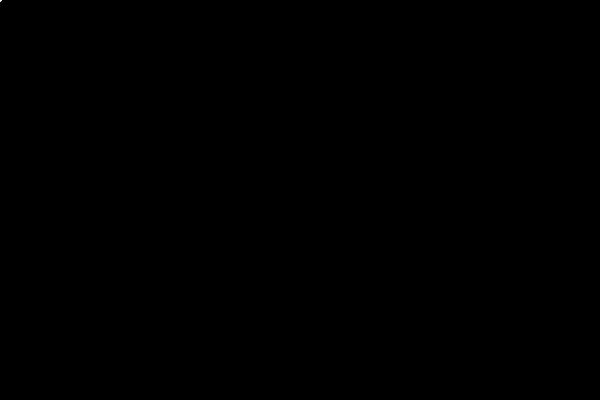
Frame 1 (no input)
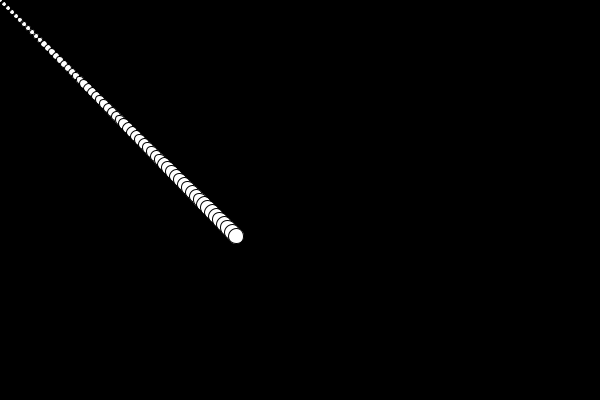
Frame 60 (the mouse pressed at the canvas centre just before this capture)
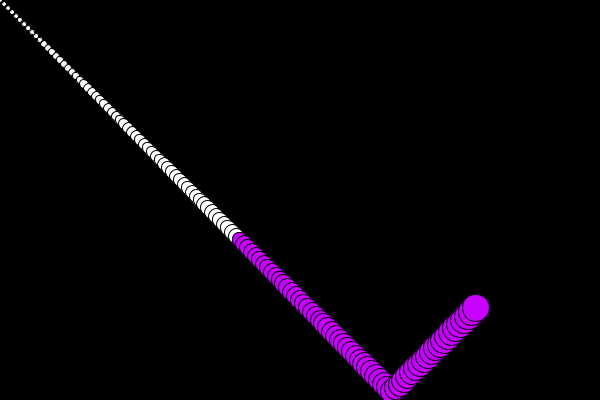
Frame 120 (the mouse held since frame 60 and released just before this capture)

The Processing sketch that drew these frames (run headless with seeded random() and noise(); from frame 60 on, the mouse is pressed at the canvas centre):

// Processing sketch: SussexDownsDay1
// ── SussexDownsDay1.pde

float xPosition = 0;
float xSpeed = 4;
float yPosition = 0; 
float ySpeed = 4; 

float radius = 2; 

void setup() { 

  size(600, 400);
background(0, 0, 0);
}

void draw() { 

  
  if(mousePressed) { 
    fill(200,0,255); 
  } else {
    fill(255); 
  }
  //background(0, 0, 0);
  //draw a circle at the mouse position
  ellipse(xPosition, yPosition, radius*2, radius*2);
  
  radius = radius +0.1;
  xPosition = xPosition + xSpeed; 
  yPosition = yPosition + ySpeed; 
  
  if(xPosition+radius>width) {
    xSpeed = -4;  
  } else if(xPosition<radius) { 
    xSpeed = 4; 
  }
  
  if(yPosition+radius>height) {
    ySpeed = -4;  
  } else if(yPosition<radius) { 
    ySpeed = 4; 
  }
  
  if(radius > 30) { 
    radius =1; 
  }
  
}
